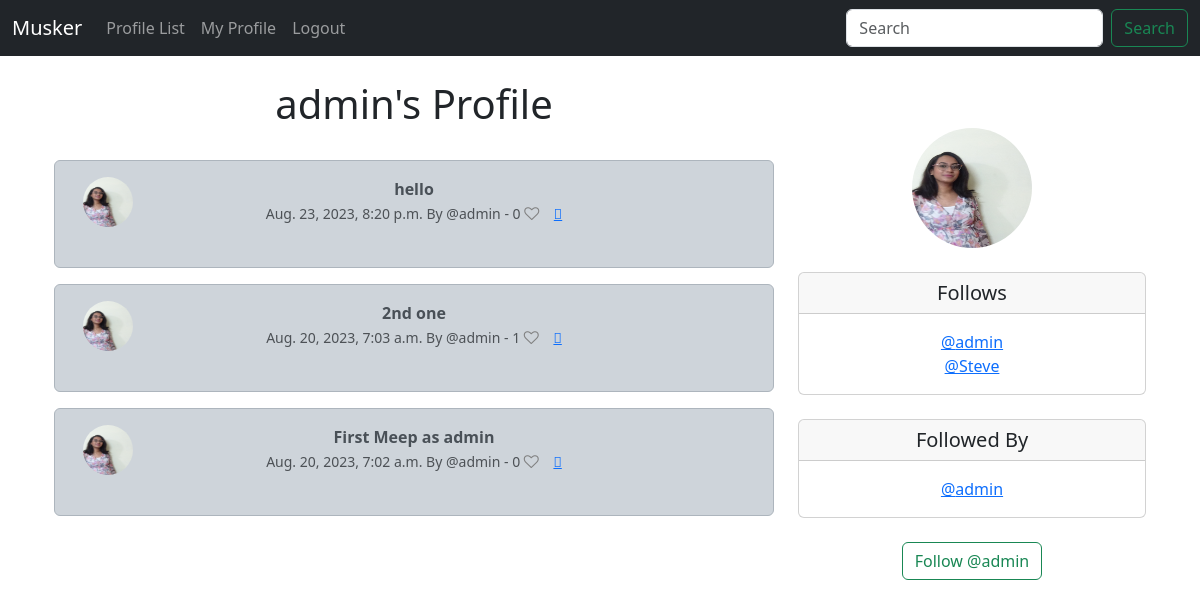
The page /profile/1 (signed in) on the database its author committed.
### musker/models.py (models this page shows, shortened)
class Profile(models.Model):
    user = models.OneToOneField(User, on_delete=models.CASCADE)
    follows = models.ManyToManyField("self",
                                     related_name="followed_by",
                                     symmetrical=False, #I can follow you, you dont have to follow me, vise versa
                                     blank=True)
    date_modified = models.DateTimeField(User, auto_now=True)
    profile_image = models.ImageField(null=True, blank=True, upload_to="images/")
    def __str__(self):
        return self.user.username

class Meep(models.Model):
    user = models.ForeignKey(
        User, related_name="meeps", on_delete=models.DO_NOTHING
    )
    body = models.CharField(max_length=250)
    created_at = models.DateTimeField(auto_now_add=True)
    likes = models.ManyToManyField(User, related_name="meep_like", blank=True)
    def number_of_likes(self):
        return self.likes.count()

### musker/views.py (the view, shortened to what this page needs)
# urls.py: path('profile/<int:pk>', views.profile, name='profile'),
def profile(request, pk):
    if request.user.is_authenticated:
        profile = Profile.objects.get(user_id=pk)
        meeps = Meep.objects.filter(user_id=pk).order_by("-created_at")
        return render(request, "profile.html", {"profile":profile, "meeps":meeps})
    else:
        messages.success(request, ("You Must Be Logged In!"))
        return redirect('home')

### musker/templates/profile.html (shortened to what this page needs)
{% extends 'base.html' %}
{% load static %}
{% block content %}
    {% if profile %}
    <div class="container text-center">
        <div class="row">
            <div class="col-8">
                <h1>{{profile.user.username}}'s Profile</h1>
                <br>
                {% if meeps %}
                    {% for meep in meeps %}
                    <div class="alert alert-dark" role="alert">
                        <div class="container">
                            <div class="row">
                                <div class="col-1">
                                    {% if profile.profile_image %}
                                        <img src="{{ profile.profile_image.url }}" width=50 height=50 class="rounded-circle" alt="{{ profile.user.username }}">
                                    {% else %}
                                    <img src="{% static 'images/profile_icon.jpg' %}" width=50 height=50 class="rounded-circle" alt="{{ profile.user.username }}">
                                    {% endif %}
                                </div>
                                <div class="col-10">
                                    <b>{{ meep.body }}</b><br>
                                    <small class="text-muted">
                                        {{ meep.created_at }} By
                                        @{{ meep.user.username }}
                                        - {{meep.number_of_likes}}
                                        {% if user in meep.likes.all %}
                                        <a href="{% url 'meep_like' meep.id %}"> <i class="fa fa-heart" style="font-size:15px; color:red"></i></a>
                                    {% else %}
                                        <a href="{% url 'meep_like' meep.id %}"> <i class="fa fa-heart-o" style="font-size:15px; color:gray"></i></a>
                                    {% endif %}
                                    <a href="{% url 'meep_share' meep.id %}"><i class="fa-regular fa-share"></i></a>
                                    </small>
                                </div>
                            </div>
                        </div> <br>
                    </div>
                    {% endfor %}
                {% endif %}
            </div>
            <div class="col-4">
                <br><br>
                {% if profile.profile_image %}
                    <img src="{{ profile.profile_image.url }} " style = "width: 120px; height:120px" class="rounded-circle" alt="Profile Image">
                    <br><br>
                {% endif %}
                <div class="card">
                    <h5 class="card-header">Follows</h5>
                    <div class="card-body">
                      <p class="card-text">{% for following in profile.follows.all %}
                        <a href = "{% url 'profile' following.user.id %}"> @{{following}} </a> <br>
                    {% endfor %}</p>
                    </div>
                  </div>
                  <br>
                  <div class="card">
                  <h5 class="card-header">Followed By</h5>
                  <div class="card-body">
                    <p class="card-text">{% for following in profile.followed_by.all %}
                        <a href = "{% url 'profile' following.user.id %}"> @{{following}} </a> <br>
                    {% endfor %}</p>
                  </div>
                </div>
                <br>
                <form action="" method="POST">
                    {% if profile in user.profile.follows.all %}
                        <button class="btn btn-outline-danger" name="follow" value="unfollow" type="submit">Unfollow @{{ profile.user.username|lower }}</button>
                        {% else %}
                        <button class="btn btn-outline-success" name="follow" value="follow" type="submit">Follow @{{ profile.user.username|lower }}</button>
                    {% endif %}
                </form>
                <br>
            </div>
        </div>
    </div>
    {% endif %}
{% endblock content %}

### rows shown on the page
Profile: user.username "admin", profile_image (picture)
Meep: profile_image (picture), body "hello", created_at "Aug. 23, 2023, 8:20 p.m.", user.username "admin", number_of_likes "0"
Meep: profile_image (picture), body "2nd one", created_at "Aug. 20, 2023, 7:03 a.m.", user.username "admin", number_of_likes "1"
Meep: profile_image (picture), body "First Meep as admin", created_at "Aug. 20, 2023, 7:02 a.m.", user.username "admin", number_of_likes "0"
Profile: user.username "Steve"
